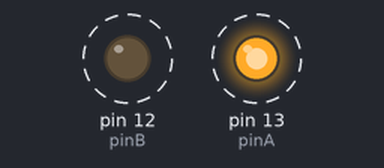
This sketch was run on a simulated Arduino Uno, built with avr-gcc and run on an emulated ATmega328P. On the bench: output pins drawn as LEDs (lit = HIGH). Dashed ring = blinking.

Above: at 0.2 s.
Timing chart, 0 to 3.0 s (numbered marks = the images above):
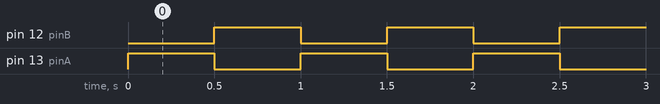

Measured:
- by itself, pin 12 (pinB), pin 13 (pinA): alternates HIGH for 0.50 s and LOW for 0.50 s

The sketch:

alternate_ardiunos.ino
```cpp
/*
	Alternate Blink
		1.	Turn on LED1, turn off LED2 for
			1 second (at the same time)
		2.	Turn off LED1, turn on LED2 for
			1 second (at the same time)
		3.	Repeat
*/

  int pinA=13;
  int pinB=12;

  void setup() {
    pinMode(pinA,OUTPUT);
    pinMode(pinB,OUTPUT);

  }

  void loop() {
    //turn on pinA and turn off pinB
    digitalWrite(pinA,HIGH);
    digitalWrite(pinB,LOW);

    //wait 1 sec
    delay(500);

    //turn off pinA and turn on pinB
    digitalWrite(pinA,LOW);
    digitalWrite(pinB,HIGH);

    //wait 1 sec
    delay(500);
  }
```
